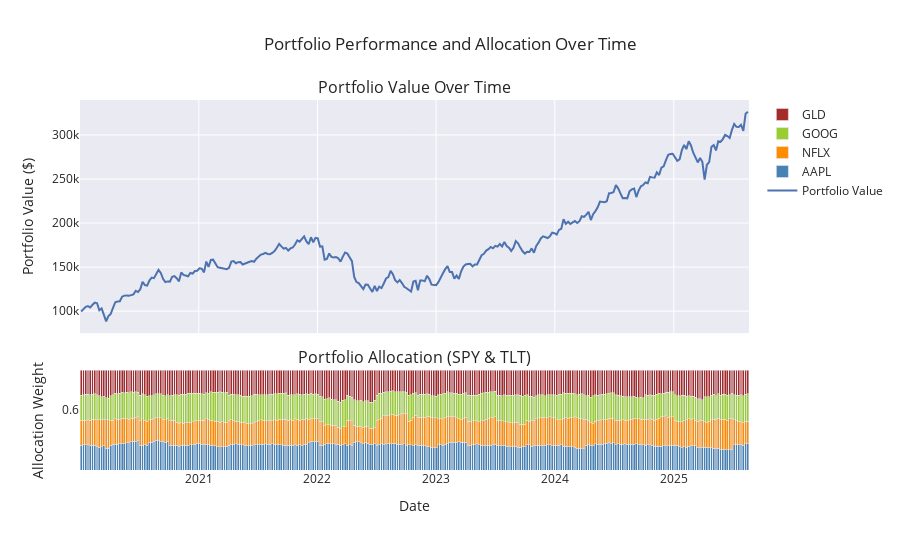

Write notebook code for a chart like this one.
### Code cell
# Reset index for plotting
weekly_df = rebalanced_pf_df.resample('W').last().dropna()
df_plot = weekly_df.reset_index().copy()

df_plot.rename(columns={'index': 'Date'}, inplace=True)

# Create subplots: 2 rows, shared x-axis
fig = make_subplots(
    rows=2, cols=1,
    shared_xaxes=True,
    row_heights=[0.7, 0.3],
    vertical_spacing=0.1,
    subplot_titles=("Portfolio Value Over Time", "Portfolio Allocation (SPY & TLT)")
)

# Line plot of portfolio value
fig.add_trace(
    go.Scatter(
        x=df_plot['Date'],
        y=df_plot['Portfolio Value'],
        mode='lines',
        name='Portfolio Value',
        line=dict(width=2)
    ),
    row=1, col=1
)

# Bar plot: SPY weight
fig.add_trace(
    go.Bar(
        x=df_plot['Date'],
        y=df_plot['AAPL Weight'],
        name='AAPL',
        marker=dict(color='steelblue')
    ),
    row=2, col=1
)

# Bar plot: TLT weight
fig.add_trace(
    go.Bar(
        x=df_plot['Date'],
        y=df_plot['NFLX Weight'],
        name='NFLX',
        marker=dict(color='darkorange')
    ),
    row=2, col=1
)

# Bar plot: GE weight
fig.add_trace(
    go.Bar(
        x=df_plot['Date'],
        y=df_plot['GOOG Weight'],
        name='GOOG',
        marker=dict(color='yellowgreen')
    ),
    row=2, col=1
)

# Bar plot: GLD weight
fig.add_trace(
    go.Bar(
        x=df_plot['Date'],
        y=df_plot['GLD Weight'],
        name='GLD',
        marker=dict(color='brown')
    ),
    row=2, col=1
)

# Update layout
fig.update_layout(
    height=550,
    title_text='Portfolio Performance and Allocation Over Time',
    barmode='stack',
    template='seaborn',
    showlegend=True
)

# Format axes
fig.update_yaxes(title_text='Portfolio Value ($)', row=1, col=1)
fig.update_yaxes(title_text='Allocation Weight', range=[0, 1],tickvals=[0.6], row=2, col=1)
fig.update_xaxes(title_text='Date', row=2, col=1)

# Show plot
fig.show()

### Figure 1 — Plotly figure (JSON) as saved in the notebook; plotly's stock layout.template omitted (floating-point values rounded to 4 significant figures; data arrays with more than 128 entries replaced by an {"elided": "..."} marker saying what was removed)
{"data": [{"line": {"width": 2}, "mode": "lines", "name": "Portfolio Value", "type": "scatter", "x": {"elided": "294 str values"}, "xaxis": "x", "y": {"elided": "294 float values"}, "yaxis": "y"}, {"marker": {"color": "steelblue"}, "name": "AAPL", "type": "bar", "x": {"elided": "294 str values"}, "xaxis": "x2", "y": {"elided": "294 float values"}, "yaxis": "y2"}, {"marker": {"color": "darkorange"}, "name": "NFLX", "type": "bar", "x": {"elided": "294 str values"}, "xaxis": "x2", "y": {"elided": "294 float values"}, "yaxis": "y2"}, {"marker": {"color": "yellowgreen"}, "name": "GOOG", "type": "bar", "x": {"elided": "294 str values"}, "xaxis": "x2", "y": {"elided": "294 float values"}, "yaxis": "y2"}, {"marker": {"color": "brown"}, "name": "GLD", "type": "bar", "x": {"elided": "294 str values"}, "xaxis": "x2", "y": {"elided": "294 float values"}, "yaxis": "y2"}], "layout": {"annotations": [{"font": {"size": 16}, "showarrow": false, "text": "Portfolio Value Over Time", "x": 0.5, "xanchor": "center", "xref": "paper", "y": 1, "yanchor": "bottom", "yref": "paper"}, {"font": {"size": 16}, "showarrow": false, "text": "Portfolio Allocation (SPY & TLT)", "x": 0.5, "xanchor": "center", "xref": "paper", "y": 0.27, "yanchor": "bottom", "yref": "paper"}], "barmode": "stack", "height": 550, "showlegend": true, "title": {"text": "Portfolio Performance and Allocation Over Time"}, "xaxis": {"anchor": "y", "domain": [0, 1], "matches": "x2", "showticklabels": false}, "xaxis2": {"anchor": "y2", "domain": [0, 1], "title": {"text": "Date"}}, "yaxis": {"anchor": "x", "domain": [0.37, 1], "title": {"text": "Portfolio Value ($)"}}, "yaxis2": {"anchor": "x2", "domain": [0, 0.27], "range": [0, 1], "tickvals": [0.6], "title": {"text": "Allocation Weight"}}}}
